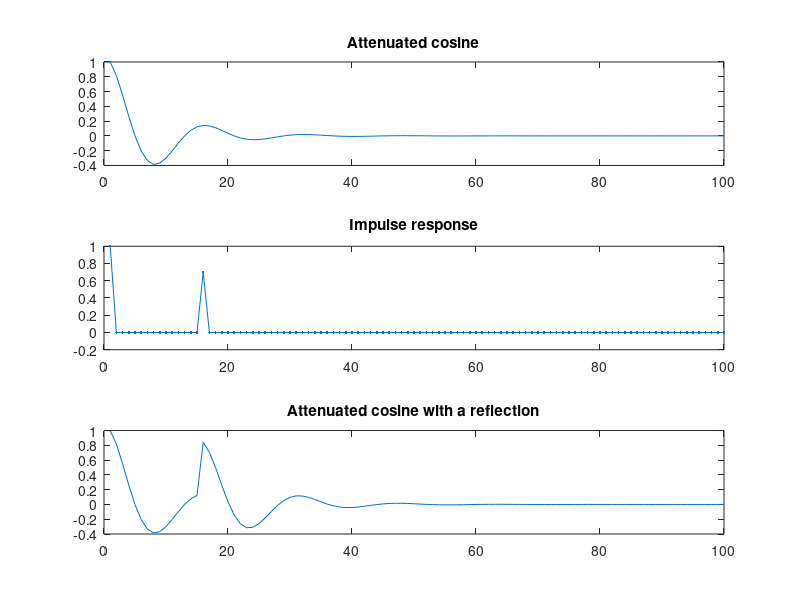
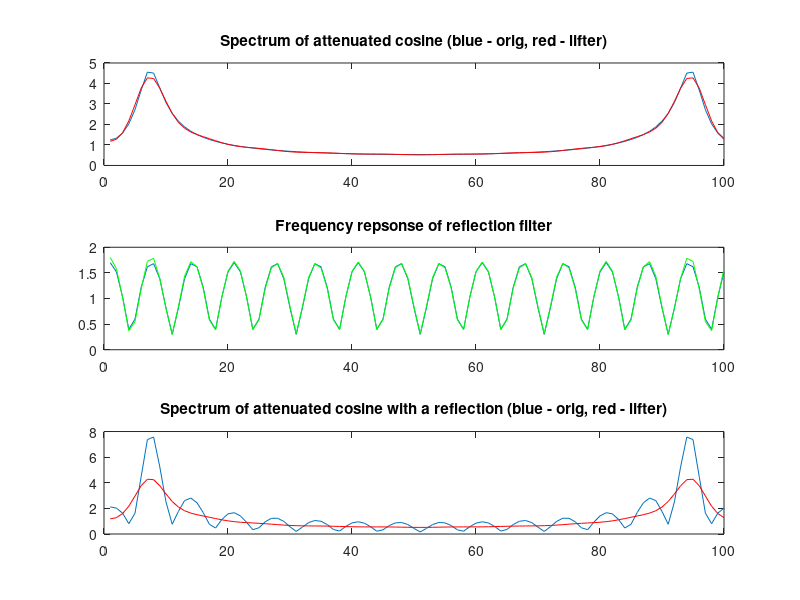
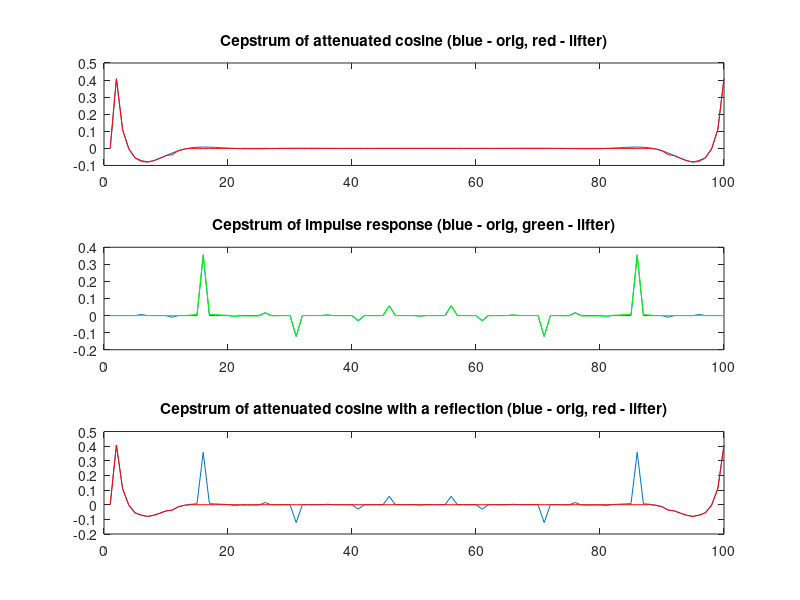

The MATLAB source for these figures, in order:
% Demo cepstral analysis
%    REFLECTION

%%%%%%%%%%%%%%%%%%%%%%%%%%%%%%%%%%%%%%%%%%

% Parameters of attenuated cosine
f=500 ;
fs=8000 ;
Tau=0.001 ;

% Generation of time and cosine (result should be COLUMN VECTORS !!!)
N=100 ;
t=(0:N-1)'./fs ;
s=cos(2*pi*f*t).*exp(-t/Tau) ;

% Parameters and impulse response of filter for reflection modeling
M=15; 
m=0.7 ;

h=zeros(N,1); 
h(1)=1;
h(M+1)=m;

% Creation of reflection

ss=filter(h,1,s);

% Particular signals in time domain

figure(1)
subplot(311)
plot(s);
title('Attenuated cosine')
subplot(312)
hh=impz(h,1,N);
% stem(hh);
plot(hh,'.-');
title('Impulse response' )
subplot(313)
plot(ss)
title('Attenuated cosine with a reflection')

pause(2)

% Particular signals in frequency domain

figure(2)
subplot(311)
Sabs =abs(fft(s));
plot(Sabs);
title('Spectrum of attenuated cosine ')
subplot(312)
Habs =abs(fft(hh));
plot(Habs);
title('Frequency repsonse of reflection filter')
subplot(313)
SSabs =abs(fft(ss));
plot(SSabs);
title('Spectrum of attenuated cosine with a reflection')

pause(2)

% Particular signals in cepstral domain

figure(3)
subplot(311)
cs=rceps(s) ;
% cs=real(ifft(log(abs(fft(s))))) ;
plot(cs);
title('Cepstrum of attenuated cosine ')
subplot(312)
ch=real(ifft(log(abs(fft(h))))) ;
plot(ch);
subplot(313)
css=rceps(ss) ;
plot(css);
title('Cepstrum of attenuated cosine with a reflection')

% return

pause(2)


% Lifter definition

nc = 12 ;    % Tray also nc = 14, 20, 10, 6

% Lifter for aperiodic component
HL = [ones(nc+1,1); zeros(N-2*nc-1,1); ones(nc,1) ];

% Lifter for periodic component
HL2 = [zeros(nc+1,1); ones(N-2*nc-1,1); zeros(nc,1) ];

% Liftering

css1 = css.*HL ;
css2 = css.*HL2 ;

% Observation of aperiodic component

figure(3)
subplot(311)
hold on
plot(css1,'r');
hold off
title('Cepstrum of attenuated cosine (blue - orig, red - lifter)')
subplot(313)
hold on
plot(css1,'r');
hold off
title('Cepstrum of attenuated cosine with a reflection (blue - orig, red - lifter)')

pause(2)

SS1abs = real(exp(fft(css1)));
SS2abs = real(exp(fft(css2)));

figure(2)
subplot(311)
hold on
plot(SS1abs,'r');
hold off
title('Spectrum of attenuated cosine (blue - orig, red - lifter)')

subplot(313)
hold on
plot(SS1abs,'r');
hold off
title('Spectrum of attenuated cosine with a reflection (blue - orig, red - lifter)')

pause(2)

% Observation of periodic component (impulse response)

figure(3)
subplot(312)
hold on
plot(css2,'g');
hold off
title('Cepstrum of impulse response (blue - orig, green - lifter)')

pause(2)

figure(2)
subplot(312)
hold on
plot(SS2abs,'g');
hold off



%% %%%%%%%%%%%%%%%%%%%%%%%%%%%%%%%%%%%%%%%%%%%%%

